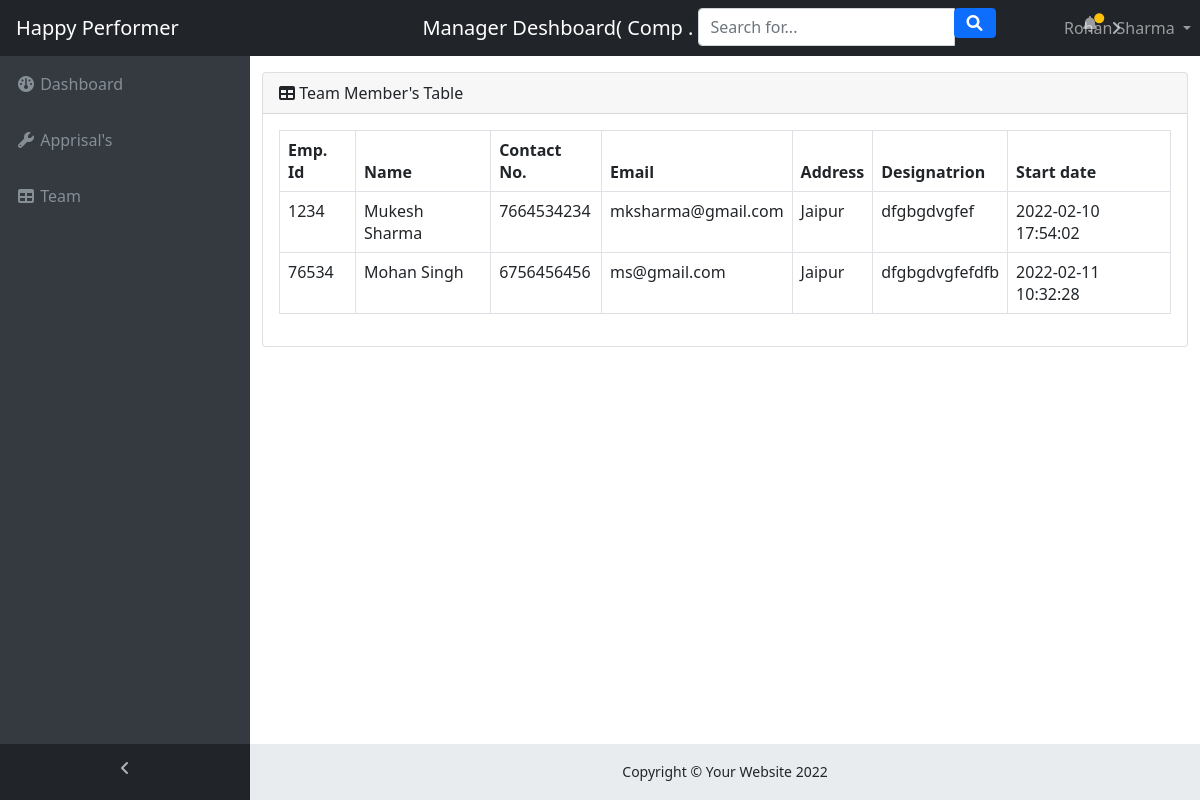
The app's page /Manager/team.php (signed in) with its own data.
### tables this page shows
CREATE TABLE `department` (
  `depart_id` bigint(60) NOT NULL,
  `depart_name` varchar(255) NOT NULL
);

CREATE TABLE `employee` (
  `e_id` bigint(20) NOT NULL,
  `e_empid` varchar(60) NOT NULL,
  `e_name` varchar(100) NOT NULL,
  `e_email` varchar(100) NOT NULL,
  `e_address` varchar(150) NOT NULL,
  `e_mobile` varchar(14) NOT NULL,
  `e_password` varchar(255) NOT NULL,
  `e_d_id` bigint(60) NOT NULL,
  `e_m_id` bigint(60) NOT NULL,
  `e_desig` varchar(150) NOT NULL,
  `e_start_time` datetime NOT NULL DEFAULT current_timestamp()
);

### Manager/team.php (the view, shortened to what this page needs)
<html>
<head>
    <link rel="stylesheet" href="style.css">
    <link rel="stylesheet"
        href="https://cdn.jsdelivr.net/npm/@fortawesome/fontawesome-free@5.15.4/css/fontawesome.min.css"
>
    <link rel="stylesheet" href="https://cdnjs.cloudflare.com/ajax/libs/font-awesome/6.0.0/css/all.min.css">
    <link href="https://cdn.jsdelivr.net/npm/bootstrap@5.0.2/dist/css/bootstrap.min.css" rel="stylesheet"
>
</head>
<body class="fixed-nav sticky-footer bg-dark" id="page-top">
    <?php include("navbar.php"); ?>
    <div class="content-wrapper">
        <div class="container-fluid">
            <div class="card mb-3">
                <div class="card-header">
                    <i class="fa fa-table"></i> Team Member's Table
                </div>
                <div class="card-body">
                    <div class="table-responsive">
                        <table class="table table-bordered" id="dataTable" width="100%" cellspacing="0">
                            <thead>
                                <tr>
                                    <th>Emp. Id</th>
                                    <th>Name</th>
                                    <th>Contact No.</th>
                                    <th>Email</th>
                                    <th>Address</th>
                                    <th>Designatrion</th>
                                    <th>Start date</th>
                                </tr>
                            </thead>
                            <tbody>
                                <?php
                                    $sql = "SELECT * FROM employee WHERE e_m_id = ".$_SESSION['m_id']."";
                                    $result = mysqli_query($conn, $sql);
                                    while($row = mysqli_fetch_assoc($result)){
                                ?>
                                <tr>
                                    <td><?php echo $row['e_empid']; ?></td>
                                    <td><?php echo $row['e_name']; ?></td>
                                    <td><?php echo $row['e_mobile']; ?></td>
                                    <td><?php echo $row['e_email']; ?></td>
                                    <td><?php echo $row['e_address']; ?></td>
                                    <td><?php echo $row['e_desig']; ?></td>
                                    <td><?php echo $row['e_start_time']; ?></td>
                                </tr>
                                <?php }?>
                            </tbody>
                        </table>
                    </div>
                </div>
            </div>
        </div>
        <?php include("footer.php"); ?>
    </div>
</body>
</html>

### Manager/navbar.php (shortened to what this page needs)
<?php
    include("../connection.php");
    if(isset($_SESSION['managername'])){
?>
<nav class="navbar navbar-expand-lg navbar-dark bg-dark fixed-top" id="mainNav">
        <a class="navbar-brand mx-3" href="index.php">Happy Performer</a>
        <div class="collapse navbar-collapse" id="navbarResponsive" style="justify-content: center;">
            <ul class="navbar-nav navbar-sidenav" id="exampleAccordion">
                <li class="nav-item" data-toggle="tooltip" data-placement="right" title="Dashboard">
                    <a class="nav-link" href="index.php">
                        <i class="fa fa-fw fa-dashboard"></i>
                        <span class="nav-link-text">Dashboard</span>
                    </a>
                </li>
                <li class="nav-item" data-toggle="tooltip" data-placement="right" title="Components">
                    <a class="nav-link" href="apprisal.php">
                        <i class="fa fa-fw fa-wrench"></i>
                        <span class="nav-link-text">Apprisal's</span>
                    </a>
                </li>
                <li class="nav-item" data-toggle="tooltip" data-placement="right" title="Manager">
                    <a class="nav-link" href="team.php">
                        <i class="fa fa-fw fa-table"></i>
                        <span class="nav-link-text">Team</span>
                    </a>
                </li>
            </ul>
            <ul class="navbar-nav sidenav-toggler">
                <li class="nav-item">
                    <a class="nav-link text-center" id="sidenavToggler">
                        <i class="fa fa-fw fa-angle-left"></i>
                    </a>
                </li>
            </ul>
            <ul class="navbar-nav">
                <a class="navbar-brand ms-auto" href="index.php">Manager Deshboard(
                    <?php
                        $managerDepart = $_SESSION['d_id'];
                        $sql1 = "SELECT * FROM department WHERE depart_id = '$managerDepart'";
                        $result1 = mysqli_query($conn, $sql1);
                        While($row1 = mysqli_fetch_assoc($result1)){
                            echo substr($row1['depart_name'], 0,4);
                        }
                    ?>
                 . ) </a>
                <li class="nav-item">
                    <form class="form-inline my-2 my-lg-0 mr-lg-2">
                        <div class="input-group">>
                            <input class="form-control" type="text" placeholder="Search for...">
                            <span class="input-group-append">
                                <button class="btn btn-primary" type="button">
                                    <i class="fa fa-search"></i>
                                </button>
                            </span>
                        </div>
                    </form>
                </li>
                <li class="nav-item dropdown useralert">
                    <a class="nav-link dropdown-toggle mr-lg-2" id="alertsDropdown" href="#" data-bs-toggle="dropdown"
                        aria-haspopup="true" aria-expanded="false">
                        <i class="fa fa-fw fa-bell"></i>
                        <span class="indicator text-warning d-none d-lg-block">
                            <i class="fa fa-fw fa-circle"></i>
                        </span>
                    </a>
                </li>
                <li class="nav-item username">
                    <a class="nav-link dropdown-toggle mr-lg-2" href="#" id="logout" data-bs-toggle="dropdown"
                     aria-haspopup="true" aria-expanded="false" >
                        <?php echo $_SESSION['m_name']; ?>
                    </a>
                </li>
            </ul>
        </div>
    </nav>
<?php
    }else{
        header("Location: login.php");
    }
?>

### Manager/style.css (style rules this page uses)
html { position: relative; min-height: 100%; }
body { overflow-x: hidden; }
body.sticky-footer { margin-bottom: 56px; }
body.sticky-footer .content-wrapper { min-height: calc(100vh - 56px - 56px); }
body.fixed-nav { padding-top: 56px; }
.content-wrapper { min-height: calc(100vh - 56px); padding-top: 1rem; }
#mainNav .navbar-collapse { overflow: auto; max-height: 75vh; }
#mainNav .navbar-collapse .navbar-nav .nav-item .nav-link { cursor: pointer; }
#mainNav .navbar-collapse .sidenav-toggler { display: none; }
#mainNav .navbar-collapse .navbar-nav > .nav-item.dropdown > .nav-link { position: relative; min-width: 45px; }
#mainNav .navbar-collapse .navbar-nav > .nav-item.dropdown > .nav-link:after { float: right; width: auto; content: "\f105"; border: none; font-family: "FontAwesome"; }
#mainNav .navbar-collapse .navbar-nav > .nav-item.dropdown > .nav-link .indicator { position: absolute; top: 5px; left: 21px; font-size: 10px; }
@media (min-width: 992px) { #mainNav .navbar-brand { width: 250px; } }
@media (min-width: 992px) { #mainNav .navbar-collapse { overflow: visible; max-height: none; } }
@media (min-width: 992px) { #mainNav .navbar-collapse .navbar-sidenav { position: absolute; top: 0; left: 0; -webkit-flex-direction: column; -ms-flex-direction: column; flex-direction: column; margin-top: 56px; } }
@media (min-width: 992px) { #mainNav .navbar-collapse .navbar-sidenav > .nav-item { width: 250px; padding: 0; } }
@media (min-width: 992px) { #mainNav .navbar-collapse .navbar-sidenav > .nav-item > .nav-link { padding: 1em; } }
@media (min-width: 992px) { #mainNav .navbar-collapse .navbar-nav > .nav-item.dropdown > .nav-link { min-width: 0; } }
@media (min-width: 992px) { #mainNav .navbar-collapse .navbar-nav > .nav-item.dropdown > .nav-link:after { width: 24px; text-align: center; } }
#mainNav.fixed-top .sidenav-toggler { display: none; }
@media (min-width: 992px) { #mainNav.fixed-top .navbar-sidenav { height: calc(100vh - 112px); } }
@media (min-width: 992px) { #mainNav.fixed-top .sidenav-toggler { position: absolute; top: 0; left: 0; display: flex; -webkit-flex-direction: column; -ms-flex-direction: column; flex-direction: column; margin-top: calc(100vh - 56px); } }
@media (min-width: 992px) { #mainNav.fixed-top .sidenav-toggler > .nav-item { width: 250px; padding: 0; } }
@media (min-width: 992px) { #mainNav.fixed-top .sidenav-toggler > .nav-item > .nav-link { padding: 1em; } }
#mainNav.fixed-top.navbar-dark .sidenav-toggler { background-color: #212529; }
#mainNav.fixed-top.navbar-dark .sidenav-toggler a i { color: #adb5bd; }
.content-wrapper { overflow-x: hidden; background: white; }
@media (min-width: 992px) { .content-wrapper { margin-left: 250px; } }
#sidenavToggler i { font-weight: 800; }
#mainNav.navbar-dark .navbar-collapse .navbar-sidenav > .nav-item > .nav-link { color: #868e96; }
#mainNav.navbar-dark .navbar-collapse .navbar-nav > .nav-item.dropdown > .nav-link:after { color: #adb5bd; }
@media (min-width: 992px) { #mainNav.navbar-dark .navbar-collapse .navbar-sidenav { background: #343a40; } }
.username { position:absolute; left: 88%; }
.useralert { position: absolute; left: 12%; }

### records on screen
department: depart_name "Comp"
employee: e_empid "1234", e_name "Mukesh Sharma", e_mobile "7664534234", e_email "mksharma@gmail.com", e_address "Jaipur", e_desig "dfgbgdvgfef", e_start_time "2022-02-10 17:54:02"
employee: e_empid "76534", e_name "Mohan Singh", e_mobile "6756456456", e_email "ms@gmail.com", e_address "Jaipur", e_desig "dfgbgdvgfefdfb", e_start_time "2022-02-11 10:32:28"

### other values on screen
$_SESSION['m_name'] "Rohan Sharma"
